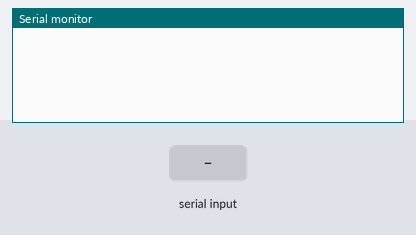
Bench run of a sketch on a simulated Arduino Uno, built with avr-gcc and run on an emulated ATmega328P. Shown: the last lines printed to the serial monitor. Inputs (shaded band) come from the test bench.

Above: at 1.2 s.
1.3 s: "90,45\n" received over Serial
At 3.5 s:
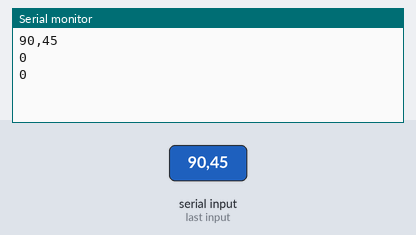
3.8 s: "30,150\n" received over Serial
At 5.5 s:
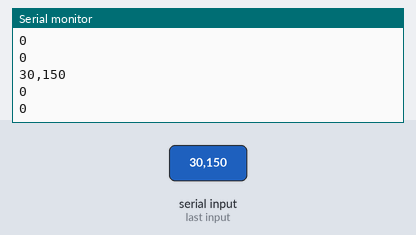

The sketch:

Conversion.ino
```cpp
//conversion refrance
void setup(){
    Serial.begin(115200); // Begin serial protocol.
}

void loop(){
    //wait until data is available.
    if(Serial.available() > 0){
        String message = Serial.readString();  // read the user inputed string.

        Serial.println(message);

        char characterThatWeWant = message.charAt(1);  //  read the specific char from obtained string.

        Serial.println(characterThatWeWant);

        int numThatWeWant =  convertFronChToInt(characterThatWeWant); // convert from char type to int type.

        Serial.println(numThatWeWant);
    }
}

int convertFronChToInt(char characterThatWeWant){  // function for conversion of the data type.

    int y = int(characterThatWeWant); // convert from char to ASCCI.
    int x = y - 48;     // conver from ASCCI to  int.
    return x;       // return the value.
}
```

Measured:
- after the input at 1.3 s, the serial monitor: prints a new line after 1.0 s (image 1)
- after the input at 3.8 s, the serial monitor: prints a new line after 1.0 s (image 2)
